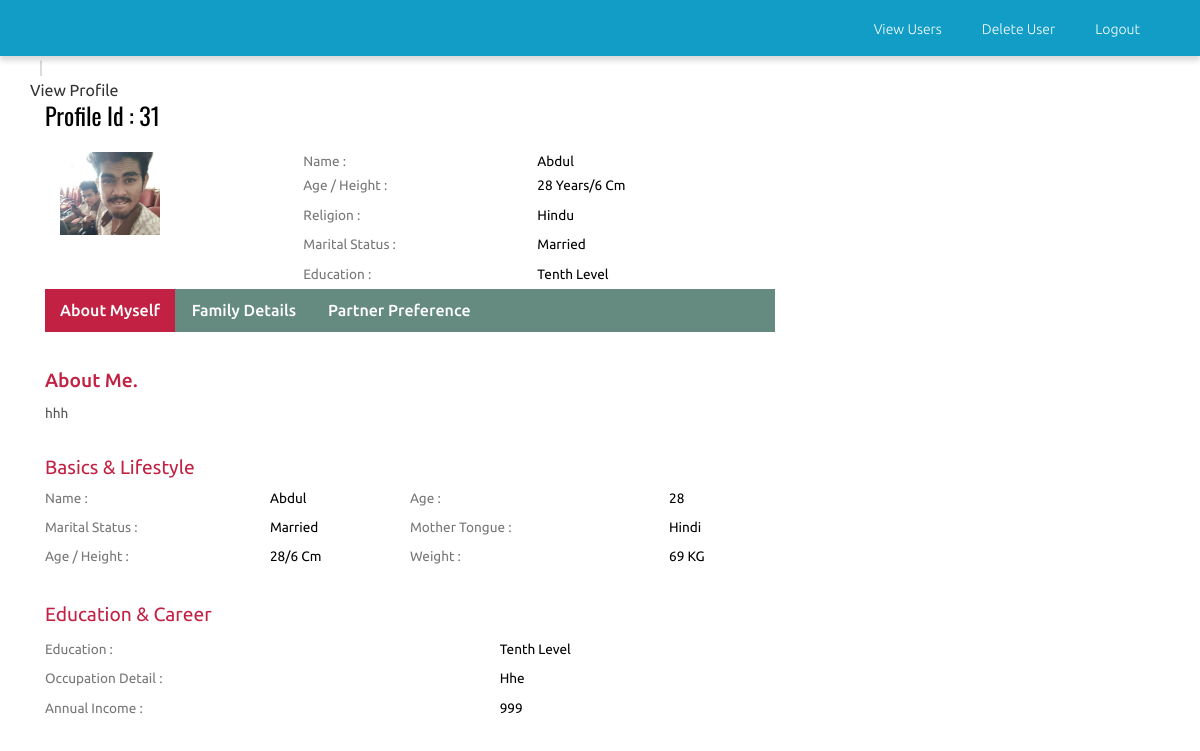
The page /admin/view_profile.php?id=31 on the database its author committed.
### tables this page shows
CREATE TABLE `photos` (
  `id` int(10) NOT NULL,
  `cust_id` int(10) NOT NULL,
  `pic1` varchar(25) NOT NULL,
  `pic2` varchar(40) NOT NULL,
  `pic3` varchar(40) NOT NULL,
  `pic4` varchar(40) NOT NULL
);

CREATE TABLE `customer` (
  `id` int(10) NOT NULL,
  `cust_id` int(5) NOT NULL,
  `email` varchar(60) NOT NULL,
  `age` varchar(10) NOT NULL,
  `height` int(10) NOT NULL,
  `sex` varchar(6) NOT NULL,
  `religion` varchar(20) NOT NULL,
  `district` varchar(20) NOT NULL,
  `state` varchar(20) NOT NULL,
  `country` varchar(10) NOT NULL,
  `maritalstatus` varchar(20) NOT NULL,
  `education` text NOT NULL,
  `firstname` text NOT NULL,
  `mothertounge` text NOT NULL,
  `weight` int(5) NOT NULL,
  `dateofbirth` date NOT NULL,
  `occupation` text NOT NULL,
  `occupation_descr` text NOT NULL,
  `annual_income` varchar(20) NOT NULL,
  `no_bro` int(5) NOT NULL,
  `no_sis` int(5) NOT NULL,
  `aboutme` text NOT NULL,
  `profilecreationdate` date NOT NULL
);

### admin/functions.php (called while the page is built, shortened)
<?php
function mysqlexec($sql){
	$host="localhost";
	$username="root";
	$password="";
	$db_name="matrimony";
	$conn=mysqli_connect("$host", "$username", "$password")or die("cannot connect");
	mysqli_select_db($conn,"$db_name")or die("cannot select DB");
	if($result = mysqli_query($conn, $sql)){
		return $result;
	}
	else{
		echo mysqli_error($conn);
	}
}
?>

### admin/view_profile.php (the view, shortened to what this page needs)
<?php include_once("functions.php"); ?>
<?php
$id=$_GET['id'];
$profileid=$id;
$sql="SELECT * FROM customer WHERE cust_id = $id";
$result = mysqlexec($sql);
if($result){
$row=mysqli_fetch_assoc($result);
	$fname=$row['firstname'];
	$religion=$row['religion'];
	$age=$row['age'];
	$maritalstatus=$row['maritalstatus'];
	$education=$row['education'];
	$mothertounge=$row['mothertounge'];
	$weight=$row['weight'];
	$height=$row['height'];
	$occupationdescr=$row['occupation_descr'];
	$income=$row['annual_income'];
	$aboutme=$row['aboutme'];
$sql2="SELECT * FROM photos WHERE cust_id = $profileid";
$result2 = mysqlexec($sql2);
if($result2){
	$row2=mysqli_fetch_array($result2);
	$pic1=$row2['pic1'];
}
}else{
	echo "<script>alert(\"Invalid Profile ID\")</script>";
}
?>
<!DOCTYPE HTML>
<html>
<head>
<link href="css/bootstrap-3.1.1.min.css" rel='stylesheet' type='text/css' />
<link href="css/style.css" rel='stylesheet' type='text/css' />
<link href="css/font-awesome.css" rel="stylesheet">
</head>
<body>
 <?php include_once("admin_index.php");?>
<div class="grid_3">
  <div class="container">
   <div class="breadcrumb1">
     <ul>
        <span class="divider">&nbsp;|&nbsp;</span>
        <li class="current-page">View Profile</li>
     </ul>
   </div>
   <div class="profile">
   	 <div class="col-md-8 profile_left">
   	 	<h2>Profile Id : <?php echo $profileid;?></h2>
   	 	<div class="col_3">
   	        <div class="col-sm-4 row_2">
				<div class="flexslider">
					 <ul class="slides">
						<li data-thumb="profile/<?php echo $profileid;?>/<?php echo $pic1;?>">
							<img width="100px"src="profile/<?php echo $profileid;?>/<?php echo $pic1;?>" />
						</li>
					 </ul>
				  </div>
			</div>
			<div class="col-sm-8 row_1">
				<table class="table_working_hours">
		        	<tbody>
		        		<tr class="opened_1">
							<td class="day_label">Name :</td>
							<td class="day_value"><?php echo $fname  ?></td>
						</tr><tr class="opened_1">
							<td class="day_label">Age / Height :</td>
							<td class="day_value"><?php echo $age . " Years"; ?>/<?php echo $height . " Cm";?> </td>
						</tr>
					  	<tr class="opened">
							<td class="day_label">Religion :</td>
							<td class="day_value"><?php echo $religion;?></td>
						</tr>
					    <tr class="opened">
							<td class="day_label">Marital Status :</td>
							<td class="day_value"><?php echo $maritalstatus;?></td>
						</tr>
					    <tr class="closed">
							<td class="day_label">Education :</td>
							<td class="day_value closed"><span><?php echo $education;?></span></td>
						</tr>
				    </tbody>
				</table>
				</div>
			<div class="clearfix"> </div>
		</div>
		<div class="col_4">
		    <div class="bs-example bs-example-tabs" role="tabpanel" data-example-id="togglable-tabs">
			   <ul id="myTab" class="nav nav-tabs nav-tabs1" role="tablist">
				  <li role="presentation" class="active"><a href="#home" id="home-tab" role="tab" data-toggle="tab" aria-controls="home" aria-expanded="true">About Myself</a></li>
				  <li role="presentation"><a href="#profile" role="tab" id="profile-tab" data-toggle="tab" aria-controls="profile">Family Details</a></li>
				  <li role="presentation"><a href="#profile1" role="tab" id="profile-tab1" data-toggle="tab" aria-controls="profile1">Partner Preference</a></li>
			   </ul>
			   <div id="myTabContent" class="tab-content">
				  <div role="tabpanel" class="tab-pane fade in active" id="home" aria-labelledby="home-tab">
				    <div class="tab_box">
				    	<h1>About Me.</h1>
				    	<p><?php echo $aboutme; ?></p>
				    </div>
				    <div class="basic_1">
				    	<h3>Basics &amp; Lifestyle</h3>
				    	<div class="col-md-6 basic_1-left">
				    	  <table class="table_working_hours">
				        	<tbody>
				        		<tr class="opened_1">
									<td class="day_label">Name :</td>
									<td class="day_value"><?php echo $fname ; ?></td>
								</tr>
							    <tr class="opened">
									<td class="day_label">Marital Status :</td>
									<td class="day_value"><?php echo $maritalstatus;?></td>
								</tr>
							    <tr class="opened">
									<td class="day_label">Age / Height :</td>
									<td class="day_value"><?php echo $age; ?>/<?php echo $height;?> cm</td>
								</tr>
						    </tbody>
				          </table>
				         </div>
				         <div class="col-md-6 basic_1-left">
				          <table class="table_working_hours">
				        	<tbody>
				        		<tr class="opened_1">
									<td class="day_label">Age :</td>
									<td class="day_value"><?php echo $age;?></td>
								</tr>
							    <tr class="opened">
									<td class="day_label">Mother Tongue :</td>
									<td class="day_value"><?php echo $mothertounge;?></td>
								</tr>
							    <tr class="opened">
									<td class="day_label">Weight :</td>
									<td class="day_value"><?php echo $weight;?> KG</td>
								</tr>
						    </tbody>
				        </table>
				        </div>
				        <div class="clearfix"> </div>
				    </div>
				    <div class="basic_1 basic_2">
				    	<h3>Education & Career</h3>
				    	<div class="basic_1-left">
				    	  <table class="table_working_hours">
				        	<tbody>
				        		<tr class="opened">
									<td class="day_label">Education   :</td>
									<td class="day_value"><?php echo $education;?></td>
								</tr>
							    <tr class="opened">
									<td class="day_label">Occupation Detail :</td>
									<td class="day_value closed"><span><?php echo $occupationdescr;?></span></td>
								</tr>
							    <tr class="opened">
									<td class="day_label">Annual Income :</td>
									<td class="day_value closed"><span><?php echo $income;?></span></td>
								</tr>
							 </tbody>
				          </table>
				         </div>
				    </div>
				  </div>
		     </div>
		  </div>
	   </div>
   	 </div>
       <div class="clearfix"> </div>
    </div>
  </div>
</div>
</body>
</html>

### admin/admin_index.php (shortened to what this page needs)
<?php include_once("functions.php"); ?>
<!DOCTYPE HTML>
<html>
<head>
<link href="css/bootstrap-3.1.1.min.css" rel='stylesheet' type='text/css' />
<link href="css/style.css" rel='stylesheet' type='text/css' />
<link href="css/navstyle.css" rel='stylesheet' type='text/css' />
<link href="css/homeimage.css" rel='stylesheet' type='text/css' />
<link href="css/happy_clients.css" rel='stylesheet' type='text/css' />
<link href="css/navstyle.css" rel='stylesheet' type='text/css' />
<link href="css/font-awesome.css" rel="stylesheet">
</head>
<body>
 <?php include_once("includes/navigation.php");?>
</body>
</html>

### admin/includes/navigation.php (shortened to what this page needs)
<link href="css/navstyle.css" rel='stylesheet' type='text/css' />
 <div class="navbar navbar-inverse-blue navbar">
      <div class="navbar-inner navbar-inner_1">
        <div class="container">
           <div class="pull-right">
          	<nav class="navbar nav_bottom" role="navigation">
		    <div class="collapse navbar-collapse" id="bs-megadropdown-tabs">
		        <ul class="nav navbar-nav nav_1">
					<li><a href="manage_users.php">View Users</a></li>
					<li><a href="delete_users.php">Delete User</a></li>
		            <li class="last"><a href="http://localhost/matri/index.php">Logout</a></li>
		        </ul>
		     </div>
		    </nav>
		   </div>
          <div class="clearfix"> </div>
        </div>
      </div>
    </div>

### admin/css/style.css (style rules this page uses)
h4, h5, h6, h1, h2, h3 { margin-top: 0; }
ul, ol { margin: 0; }
p { margin: 0; }
html, body { font-family: 'Ubuntu', sans-serif; font-size: 100%; background:#fff; }
body a { transition:0.5s all; -webkit-transition:0.5s all; -moz-transition:0.5s all; -o-transition:0.5s all; -ms-transition:0.5s all; }
span.divider { padding: 0 5px; color: #ccc; }
.profile_left h2 { color:#000; font-size:1.5em; margin-bottom:1em; font-family: 'Oswald', sans-serif; }
table.table_working_hours { width: 100%; }
.table_working_hours tr { border: 0; }
td.day_label { color: #777; padding:5px 0; }
.table_working_hours tr { color: #000; font-size: 0.85em; text-transform: capitalize; }
.table_working_hours tr.opened_1 td { padding: 0 0 5px; }
.nav-tabs1 { display: inline-block; border-bottom: none; font-weight: 500; background-color:#658a7f; width: 100%; padding: 0; margin-bottom: 2em; }
.nav-tabs1>li.active>a, .nav-tabs1>li.active>a:focus, .nav-tabs1>li.active>a:hover { color: #fff; background-color:#c32143; border:none; }
.nav-tabs1>li { margin-bottom:0; }
a#profile-tab, a#home-tab, a#profile-tab1 { color: #fff; }
.tab_box { margin-bottom: 2em; }
.tab_box h1 { color:#c32143; font-size:1.2em; }
.tab_box p { color:#555; font-size:0.85em; line-height:1.8em; }
.basic_1-left { padding-left:0; }
.basic_1 { margin-bottom: 2em; }
.basic_1 h3 { color: #c32143; font-size: 1.2em; }
.basic_2 { margin-bottom:0; }
ul { padding: 0; list-style: none; }
.headings h1, h2,h3,h4,h5,h6 { font-weight:400; }

### admin/css/navstyle.css (style rules this page uses)
.navbar-inverse-blue .navbar-inner { padding: 7px 0; background:#129dc7; border:none; font-size: 0.85em; }
.navbar-inner_1 { padding: 7px 0; background:#129dc7; border:none; font-size: 0.85em; box-shadow: 0 5px 5px rgba(0,0,0,0.14); -webkit-box-shadow: 0 5px 5px rgba(0,0,0,0.14); -moz-box-shadow: 0 5px 5px rgba(0,0,0,0.14); -o-box-shadow: 0 5px 5px rgba(0,0,0,0.14); }
.navbar { min-height:100%; margin-bottom:0; border:none; }
.navbar-nav { margin:0; float:right; }
.navbar-nav > li > a { padding: 10px 15px; text-align: center; color: #fff; font-weight: 100; font-size:14px; }
.nav_bottom { background:none; }
.nav-tabs > li > a, .nav-tabs > li > a:hover, .nav-tabs > li > a:focus, .nav-tabs > li.active > a, .nav-tabs > li.active > a:hover, .nav-tabs > li.active > a:focus { border: none; border-radius: 0; }
ul.nav_1 { float:none; margin: 2px 0 0 0; }
ul.nav_1 li { margin-right:10px; }
ul.nav_1 li a { color:#fff; }
ul.nav_1 li.last { margin-right:0; }

### rows shown on the page
photos: pic1 (picture)
customer: firstname "Abdul", age "28", height "6", religion "Hindu", maritalstatus "Married", education "Tenth Level", aboutme "hhh", mothertounge "Hindi", weight "69", occupation_descr "Hhe", annual_income "999"

### other values the page prints
$profileid "31"
